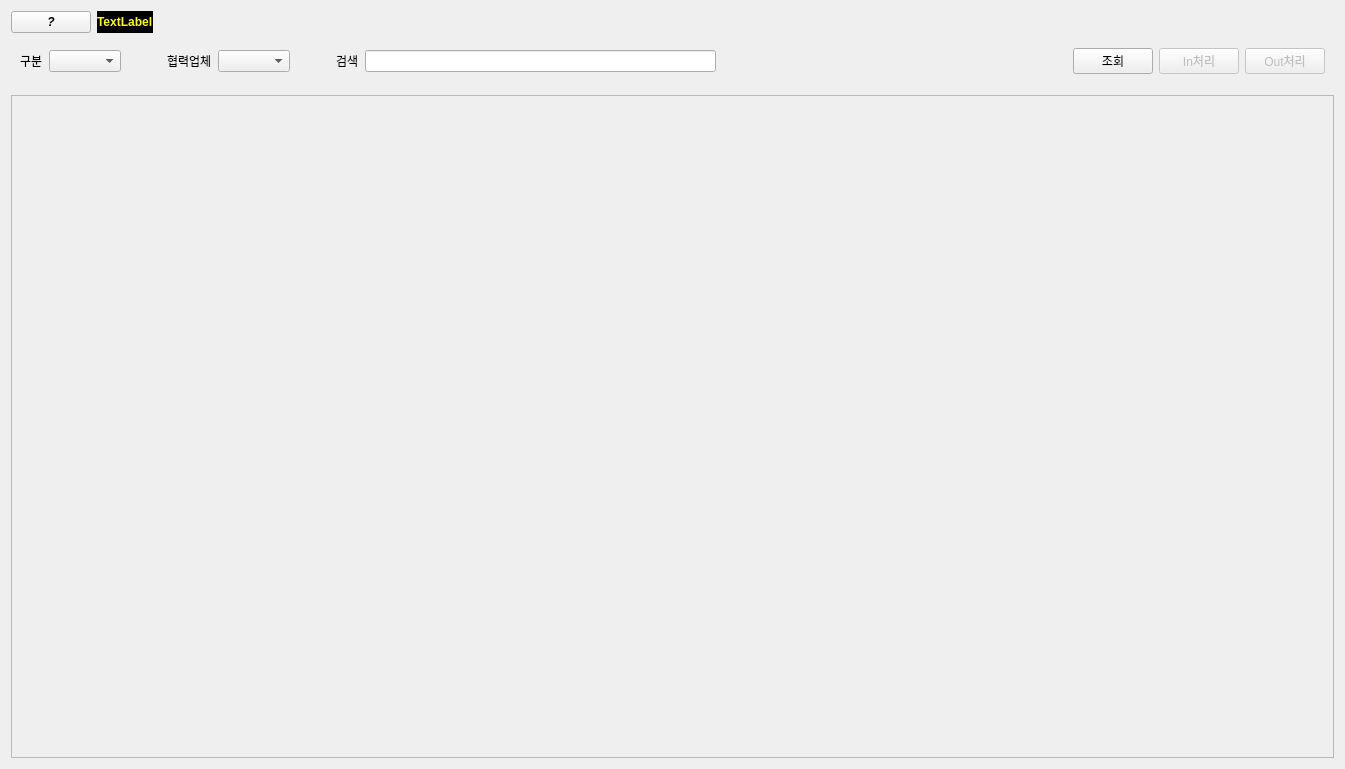
<?xml version="1.0" encoding="UTF-8"?>
<ui version="4.0">
 <class>Tab_App</class>
 <widget class="QWidget" name="Tab_App">
  <property name="geometry">
   <rect>
    <x>0</x>
    <y>0</y>
    <width>1345</width>
    <height>769</height>
   </rect>
  </property>
  <property name="sizePolicy">
   <sizepolicy hsizetype="Preferred" vsizetype="MinimumExpanding">
    <horstretch>0</horstretch>
    <verstretch>0</verstretch>
   </sizepolicy>
  </property>
  <property name="windowTitle">
   <string>Form</string>
  </property>
  <layout class="QVBoxLayout" name="verticalLayout">
   <item>
    <widget class="QFrame" name="frame_info">
     <property name="sizePolicy">
      <sizepolicy hsizetype="Preferred" vsizetype="Fixed">
       <horstretch>0</horstretch>
       <verstretch>0</verstretch>
      </sizepolicy>
     </property>
     <property name="frameShape">
      <enum>QFrame::NoFrame</enum>
     </property>
     <property name="frameShadow">
      <enum>QFrame::Raised</enum>
     </property>
     <layout class="QHBoxLayout" name="horizontalLayout">
      <property name="leftMargin">
       <number>0</number>
      </property>
      <property name="topMargin">
       <number>0</number>
      </property>
      <property name="rightMargin">
       <number>0</number>
      </property>
      <property name="bottomMargin">
       <number>0</number>
      </property>
      <item>
       <widget class="QPushButton" name="pb_info">
        <property name="sizePolicy">
         <sizepolicy hsizetype="Fixed" vsizetype="Fixed">
          <horstretch>0</horstretch>
          <verstretch>0</verstretch>
         </sizepolicy>
        </property>
        <property name="font">
         <font>
          <italic>true</italic>
          <bold>true</bold>
         </font>
        </property>
        <property name="text">
         <string>?</string>
        </property>
       </widget>
      </item>
      <item>
       <widget class="QLabel" name="label_target">
        <property name="font">
         <font>
          <bold>true</bold>
         </font>
        </property>
        <property name="styleSheet">
         <string notr="true">background-color:black;color:yellow;</string>
        </property>
        <property name="text">
         <string>TextLabel</string>
        </property>
       </widget>
      </item>
      <item>
       <spacer name="horizontalSpacer">
        <property name="orientation">
         <enum>Qt::Horizontal</enum>
        </property>
        <property name="sizeHint" stdset="0">
         <size>
          <width>1238</width>
          <height>20</height>
         </size>
        </property>
       </spacer>
      </item>
     </layout>
    </widget>
   </item>
   <item>
    <widget class="QFrame" name="frame_header">
     <property name="sizePolicy">
      <sizepolicy hsizetype="Preferred" vsizetype="Fixed">
       <horstretch>0</horstretch>
       <verstretch>0</verstretch>
      </sizepolicy>
     </property>
     <property name="frameShape">
      <enum>QFrame::NoFrame</enum>
     </property>
     <property name="frameShadow">
      <enum>QFrame::Plain</enum>
     </property>
     <layout class="QHBoxLayout" name="horizontalLayout_2">
      <item>
       <widget class="QLabel" name="label">
        <property name="text">
         <string>구분</string>
        </property>
       </widget>
      </item>
      <item>
       <widget class="QComboBox" name="comboBox_SCM_Gubun"/>
      </item>
      <item>
       <spacer name="horizontalSpacer_2">
        <property name="orientation">
         <enum>Qt::Horizontal</enum>
        </property>
        <property name="sizeType">
         <enum>QSizePolicy::Minimum</enum>
        </property>
        <property name="sizeHint" stdset="0">
         <size>
          <width>40</width>
          <height>20</height>
         </size>
        </property>
       </spacer>
      </item>
      <item>
       <widget class="QLabel" name="label_2">
        <property name="text">
         <string>협력업체</string>
        </property>
       </widget>
      </item>
      <item>
       <widget class="QComboBox" name="comboBox_SCM_Company"/>
      </item>
      <item>
       <spacer name="horizontalSpacer_3">
        <property name="orientation">
         <enum>Qt::Horizontal</enum>
        </property>
        <property name="sizeType">
         <enum>QSizePolicy::Minimum</enum>
        </property>
        <property name="sizeHint" stdset="0">
         <size>
          <width>40</width>
          <height>20</height>
         </size>
        </property>
       </spacer>
      </item>
      <item>
       <widget class="QLabel" name="label_3">
        <property name="text">
         <string>검색</string>
        </property>
       </widget>
      </item>
      <item>
       <widget class="QLineEdit" name="lineEdit"/>
      </item>
      <item>
       <spacer name="horizontalSpacer_4">
        <property name="orientation">
         <enum>Qt::Horizontal</enum>
        </property>
        <property name="sizeHint" stdset="0">
         <size>
          <width>40</width>
          <height>20</height>
         </size>
        </property>
       </spacer>
      </item>
      <item>
       <widget class="QPushButton" name="PB_Search">
        <property name="text">
         <string>조회</string>
        </property>
       </widget>
      </item>
      <item>
       <widget class="QPushButton" name="PB_In">
        <property name="enabled">
         <bool>false</bool>
        </property>
        <property name="text">
         <string>In처리</string>
        </property>
       </widget>
      </item>
      <item>
       <widget class="QPushButton" name="PB_Out">
        <property name="enabled">
         <bool>false</bool>
        </property>
        <property name="text">
         <string>Out처리</string>
        </property>
       </widget>
      </item>
     </layout>
    </widget>
   </item>
   <item>
    <widget class="Wid_Pagination" name="wid_pagination" native="true">
     <property name="sizePolicy">
      <sizepolicy hsizetype="Preferred" vsizetype="Fixed">
       <horstretch>0</horstretch>
       <verstretch>0</verstretch>
      </sizepolicy>
     </property>
    </widget>
   </item>
   <item>
    <widget class="QFrame" name="main_frame">
     <property name="frameShape">
      <enum>QFrame::StyledPanel</enum>
     </property>
     <property name="frameShadow">
      <enum>QFrame::Raised</enum>
     </property>
     <layout class="QVBoxLayout" name="vLayout_main_frame">
      <item>
       <widget class="Wid_Table_for_SCM_제품_관리" name="Wid_Table" native="true"/>
      </item>
     </layout>
    </widget>
   </item>
  </layout>
 </widget>
 <customwidgets>
  <customwidget>
   <class>Wid_Table_for_SCM_제품_관리</class>
   <extends>QWidget</extends>
   <header>modules.PyQt.Tabs.SCM.tables.table_SCM_제품_관리</header>
   <container>1</container>
  </customwidget>
  <customwidget>
   <class>Wid_Pagination</class>
   <extends>QWidget</extends>
   <header>modules.PyQt.compoent_v2.pagenation.wid_pagination</header>
   <container>1</container>
  </customwidget>
 </customwidgets>
 <resources/>
 <connections/>
</ui>
